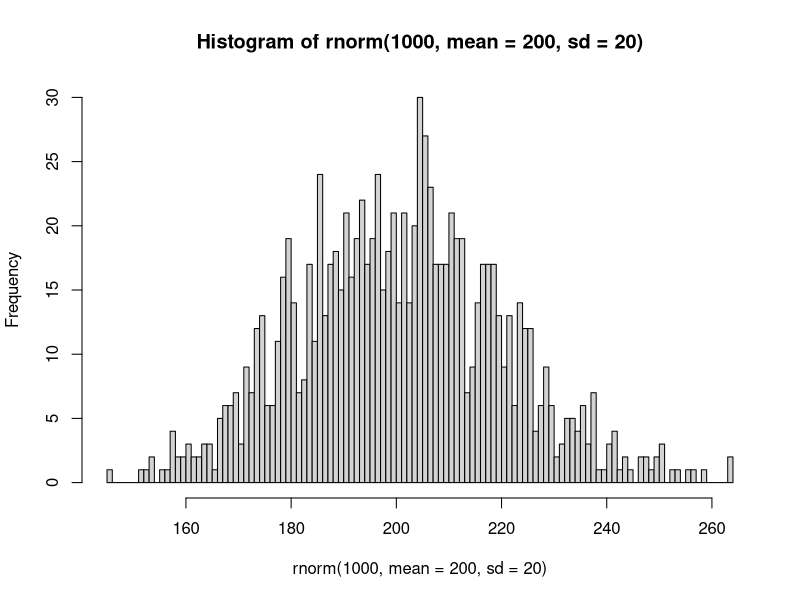

Reproduce this figure in R.
## ---- chunk 1
knitr::opts_chunk$set(echo = TRUE)
## ---- chunk 2
#install.packages("tidyverse", Ncpus = 8)
library(tidyverse)

install.packages("praise")
library(praise)
praise()
## ---- chunk 3
# typing a variable will print it out
mtcars
# first row, first column (just one element)
mtcars[1, 1]
# First row, all columns
mtcars["Mazda RX4", ]
# Everything
mtcars[,]
# First column, all rows
mtcars[, 1]
mtcars$mpg
# First ten rows, all columns
mtcars[c(1:10), ]
## ---- chunk 4
# A vector
my_vector <- c(1, 2, 3, 4, 5)

# First element
my_vector[1]
# First three elements
my_vector[1:3]
## ---- chunk 5
one_big_number <- c(1, 2, 4, 5, 10000000000)
big_mean <- mean(one_big_number)
big_mean

small_mean <- mean(c(2, 3, 4, 10))
small_mean
## ---- chunk 6
mean(c(1, 3, 4, NA, 34))
## ---- chunk 7
mean(c(1, 3, 4, NA, 34), na.rm = TRUE)
## ---- chunk 8
median(one_big_number)

mtcars <- mtcars
median(mtcars$mpg)
## ---- chunk 9
min(mtcars$mpg)

max(one_big_number)
## ---- chunk 10
sum(one_big_number)
sum(c(1, 1, 1, 1, 1, 1))
## ---- chunk 11
sd(one_big_number)
mpg_sd <- sd(mtcars$mpg)
mpg_sd
## ---- chunk 12
library(tidyverse)
mtcars <- mtcars

filter(mtcars, mpg > 30)

# and
filter(mtcars, mpg > 30 & wt < 2)

# or
filter(mtcars, mpg > 30 | wt < 2)
## ---- chunk 13
select(mtcars, mpg, disp)
head(select(mtcars, -mpg, -disp))
select(mtcars, -mpg, -disp) |> head()
select(mtcars, !mpg, !disp) |> head(n = 4)
## ---- chunk 14
hist(rnorm(1000, mean = 200, sd = 20), n = 100)
## ---- chunk 15
aov(mpg ~ disp + wt, data = mtcars)

anova_summary <- summary(aov(mpg ~ disp + wt, data = mtcars))
anova_summary
## ---- chunk 16
table(c("cat a", "cat a", "cat a", "cat b", "cat b", "cat b"),
      c(1, 1, 2, 2, 2, 2))

table(mtcars$cyl, mtcars$vs)
## ---- chunk 17

## ---- chunk 18

## ---- chunk 19

## ---- chunk 20

## ---- chunk 21

## ---- chunk 22
